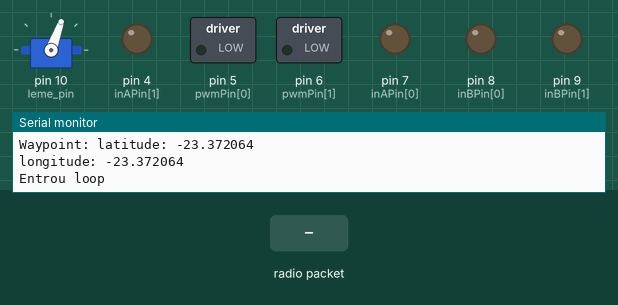
Bench run of a sketch on a simulated Arduino Uno, built with avr-gcc and run on an emulated ATmega328P. On the bench: servo, switched loads named in the sketch (green lamp = pin HIGH), output pins drawn as LEDs (lit = HIGH), the last lines printed to the serial monitor. Inputs (shaded band) come from the test bench. No radio packets arrive unless stated.

Above: at 2.2 s.
2.3 s: radio packet "E" arrives
At 3.2 s:
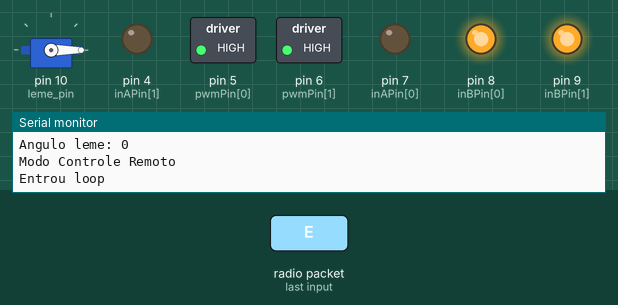
Timing chart, 0 to 5.3 s (numbered marks = the images above; inputs shaded):
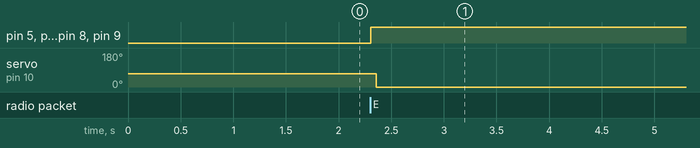

Measured:
- after the input at 2.3 s, pin 5 (pwmPin[0]), pin 6 (pwmPin[1]), pin 8 (inBPin[0]), pin 9 (inBPin[1]): LOW → HIGH at once; servo on pin 10 (leme_pin): 70° → 0° after 0.06 s

The sketch:

teste_transmissor2.ino
```cpp
//======================= Incluindo bilbiotecas ==============================//
#include <SPI.h>
#include <RF24.h>
#include <Wire.h>
#include <QMC5883LCompass.h>
#include <Filter.h>
#include <Servo.h>
#include <TinyGPS.h>
#include <SoftwareSerial.h>


//========================= Criando objetos =================================//
RF24 Radio(2, 3); // CE, CSN // Instancia/cria o objeto Radio para que possamos trabalhar com ele. Também temos que informar os pinos do Arduino conectados ao CE e ao CSN do NRF24L01.
QMC5883LCompass bussola;
Servo leme;
//SoftwareSerial serial1(5, 6); // RX, TX
TinyGPS gps1;

//==================== Nomeando as constantes ==============================//
#define NV_AGUA A1
#define leme_pin 10

//MONSTER MOTOR SHIELD
#define BRAKEVCC 0
#define CW  1
#define CCW 2
#define BRAKEGND 3

#define MOTOR_A 0
#define MOTOR_B 1
const uint8_t PWM_MAX = 255;
const uint8_t PWM_HALF = PWM_MAX / 2;
const int currentSensingThreshhold = 100;
const int inAPin[2] = {7, 4};
const int inBPin[2] = {8, 9};
const int pwmPin[2] = {5, 6};
const int enPin[2] = {0, 1};
const int csPin[2] = {2, 3};
const int statPin = 13;

//=================== Criando uma estrutura/pacote de dados para a transmissão e recepção de informação através de dois Pipes =======================//
struct EstruturaDadosTXRX //criar estruturas diferentes para cada modo de operação?
{
  float ang_bussola = 0.0;
  float ang_gps = 0; //sentido / 100
  float avg_lat = 0;
  float avg_lon = 0;
  float dist = 0; //distancia_entre
  float azimuth = 0; //curso
  float velocidade = 0;
  float vetor_nav = 0;
  char confirm = 'O';
  int srv_ang = 70;
  int analog_x = 0;
  int analog_y = 0;
  bool control_mode = false; //se control_mode = false == funcionando em modo autonomo
  int nivel_agua = 0;
};

typedef struct EstruturaDadosTXRX TipoDosDadosTXRX;
TipoDosDadosTXRX DadosTransmitidos;
TipoDosDadosTXRX DadosRecebidos;

//=================== Declaração de variáveis globáis =======================//
int i, leme_ang; //Variável para contagem
int x = 0, y = 0;
float rad, angulo, declinacao, waypoint_ang;

int tol_ang = 5; //tolerancia para manter o curso (até 5 graus ele continua reto)
int tol_dist = 2; //distancia em metros de tolerancia do waypoint
int centro_leme = 70;


//FILTRO
// 20 is the weight (20 => 20%)
// 0 is the initial value of the filter
//ExponentialFilter<float> FilteredLat(20, 0);
//ExponentialFilter<float> FilteredLon(20, 0);
//DECLINACAO
int declination_degs = 20;
float declination_mins = 19;
char declination_dir = 'W';
unsigned long millisLerGPS = millis();
unsigned long millisTx = millis();

//GPS
float latitude, longitude;
float average_lat;
float average_lon;
float velocidade;
unsigned long sentido;
float distancia_entre;
float curso; //course_to == azimuth
float vetor_nav;

int wp_number = 2; //numero total de waypoints
int wp_atual = 0; //numero do waypoint atual
double waypoints[2][2] = {
  {-23.372064, -49.513398},
  {-23.372064, -49.513398}
};

//=================== Declaração da variável global somente de leitura para armazenas os endereço de leitura e escrita =======================//
                    //Endereço: 0         1
const byte Enderecos[][6] = {"00001", "00002"}; //Criamos um vetor constante do tipo Byte que terá duas posições, pois precisamos de um endereço para escrever e outro para ler. Apesar do
//endereço ter somete 5 números, declaramos 6 para que o comppilador adicione o caracter null \0 automaticamente.

//====================== Funções =========================//
float SetDeclination( int declination_degs , int declination_mins, char declination_dir )
{
  float declination_offset_radians;
  // Convert declination to decimal degrees
  switch(declination_dir)
  {
    // North and East are positive
    case 'E':
      declination_offset_radians = ( declination_degs + (1/60 * declination_mins)) * (M_PI / 180);
      return(declination_offset_radians);

    // South and West are negative
    case 'W':
      declination_offset_radians =  0 - (( declination_degs + (1/60 * declination_mins) ) * (M_PI / 180));
      return(declination_offset_radians);
  }
}

float AdjustHeading(float heading, float declination_offset_radians)
{
  heading += declination_offset_radians;
  return heading;
}


//====================== Modo controle remoto ======================//
void Remoto(){
    delay(5);
    if (DadosRecebidos.confirm == 'k') {
      Serial.println("OK, dados recebidos");
    }
    else {
      Serial.println("Falha");
    }
    //apenas caso control_mode == true
    if (DadosRecebidos.analog_x < 500){ //ré
      //velocidade
      Serial.println("Ré");
      int aux_vel = map(DadosRecebidos.analog_x, 500, 0, 0, 255);
      motorGo(MOTOR_A, CCW, aux_vel);
      motorGo(MOTOR_B, CCW, aux_vel);
      delay(50);
    }
    else if (DadosRecebidos.analog_x > 510){ //FRENTE
      Serial.println("Frente");
      int aux_vel = map(DadosRecebidos.analog_x, 0, 500, 0, 255);
      motorGo(MOTOR_A, CW, aux_vel);
      motorGo(MOTOR_B, CW, aux_vel);
      delay(50);
    }
    else{
      Serial.println("Parado");
      motorOff(MOTOR_A);
      motorOff(MOTOR_B);
      delay(50);
    }
    //checa corrente
    if ((analogRead(csPin[0]) < currentSensingThreshhold) && (analogRead(csPin[1]) < currentSensingThreshhold))
    {
      Serial.println("Dentro do threshold de corrente");

    }
    else
    {
      Serial.println("Cuidado ai porra");
      //colocar state pra diminuir velocidade
    }
    leme.write(DadosRecebidos.analog_y);
    Serial.print("Angulo leme: ");
    Serial.println(DadosRecebidos.analog_y);
    delay(10);
}

//====================== Modo autonomo ======================//
/*
void Autonomo(){
    delay(5);
    Radio.stopListening();
    bool recebido = false;
    if ((millis() - millisLerGPS) < 2500){ //leitura do gps a cada 2,5 segundos
      millisLerGPS = millis();
      while (serial1.available()) {
        char cIn = serial1.read();
        recebido = (gps1.encode(cIn) || recebido);  //Verifica até receber o primeiro sinal dos satelites
      }
      if (recebido){

        unsigned long idadeInfo;
        gps1.f_get_position(&latitude, &longitude, &idadeInfo);
        if (latitude != TinyGPS::GPS_INVALID_F_ANGLE) {
          FilteredLat.Filter(latitude);
        }
        if (longitude != TinyGPS::GPS_INVALID_F_ANGLE) {
          FilteredLon.Filter(longitude);
        }
        average_lat = FilteredLat.Current();
        average_lon = FilteredLon.Current();

        velocidade = gps1.f_speed_kmph();   //km/h
        sentido = gps1.course();

        //haversine
        distancia_entre = gps1.distance_between(average_lat, average_lon, waypoints[wp_atual][0], waypoints[wp_atual][1]);

        //azimuth
        curso = gps1.course_to(average_lat, average_lon, waypoints[wp_atual][0], waypoints[wp_atual][1]);


        //BUSSOLA
        bussola.read(); //Obter o valor dos eixos X, Y e Z do Sensor
        x = bussola.getX();
        y = bussola.getY();
        rad = atan2(x, y);
        rad = AdjustHeading(rad, declinacao);
        angulo = rad*180/M_PI;
        //Ajuste do angulo entre 0 e 360 graus
        if(angulo < 0)
          angulo+=360;

        angulo = 360-angulo;

        vetor_nav = curso - angulo;

        if (vetor_nav < -(tol_ang)){ //angulo negativo= virar para a direita
          leme.write(170);
        }
        else if (vetor_nav > tol_ang){
          leme.write(0);
        }
        else{
          leme.write(centro_leme);
        }

        //checar se a distancia do waypoint é suficiente para ir para o próximo
        if(distancia_entre < tol_dist){ //passa para o próximo waypoint
          wp_atual++;
        }
        if (wp_atual > wp_number){//caso tenha terminado todos os waypoints

        }
      }
    }
    if ((millis() - millisTx) < 5000){ //delay para transmitir os dados para o controle
      millisTx = millis();
      DadosRecebidos.ang_bussola = angulo;
      DadosRecebidos.ang_gps = (sentido / 100);
      DadosRecebidos.avg_lat = average_lat;
      DadosRecebidos.avg_lon = average_lon;
      DadosRecebidos.dist = distancia_entre;
      DadosRecebidos.azimuth = curso;
      DadosRecebidos.velocidade = velocidade;
      DadosRecebidos.vetor_nav = vetor_nav;
      DadosRecebidos.confirm = 'k';
      DadosRecebidos.nivel_agua = analogRead(NV_AGUA);
      Radio.write(&DadosRecebidos, sizeof(TipoDosDadosTXRX));
      Serial.print("Latitude: ");
      Serial.println(latitude, 6);  //Mostra a latitude com a precisão de 6 dígitos decimais
      Serial.print("Longitude: ");
      Serial.println(longitude, 6);  //Mostra a longitude com a precisão de 6 dígitos decimais

      Serial.print("LATITUDE MÉDIA: ");
      Serial.println(average_lat, 6);
      Serial.print("LONGITUDE MÉDIA: ");
      Serial.println(average_lon, 6);

      Serial.print("Velocidade (km/h): ");
      Serial.println(velocidade, 2);

      Serial.print("Sentido (grau): ");
      Serial.println(float(sentido) / 100, 2);

      Serial.print("Distancia até Waypoint: ");
      Serial.println(distancia_entre, 2);
      Serial.print("Azimuth: ");
      Serial.println(curso);

      Serial.print("ANGULO AJUSTADO FINAL:");
      Serial.println(angulo);
      Serial.print("VIRAR: "); //angulo negativo= virar para a direita
      Serial.println(vetor_nav);
    }
}
*/

//====================================== METODOS MOTOR MONSTER SHIELD ==============================================//
void motorSetup()
{
  //pinMode(statPin, OUTPUT);

  // Initialize digital pins as outputs
  for (int i = 0; i < 2; i++)
  {
    pinMode(inAPin[i], OUTPUT);
    pinMode(inBPin[i], OUTPUT);
    pinMode(pwmPin[i], OUTPUT);
  }
  // Initialize with brake applied
  for (int i = 0; i < 2; i++)
  {
    digitalWrite(inAPin[i], LOW);
    digitalWrite(inBPin[i], LOW);
  }
}

void motorOff(uint8_t motor)
{
  // Initialize brake to Vcc
  for (int i = 0; i < 2; i++)
  {
    digitalWrite(inAPin[i], LOW);
    digitalWrite(inBPin[i], LOW);
  }
  analogWrite(pwmPin[motor], 0);
}
void motorGo(uint8_t motor, uint8_t mode, uint8_t speed)
{

  if (motor == MOTOR_A || motor == MOTOR_B)
  {
    switch (mode)
    {
    case BRAKEVCC: // Brake to VCC
      digitalWrite(inAPin[motor], HIGH);
      digitalWrite(inBPin[motor], HIGH);
      break;
    case CW: // Turn Clockwise
      digitalWrite(inAPin[motor], HIGH);
      digitalWrite(inBPin[motor], LOW);
      break;
    case CCW: // Turn Counter-Clockwise
      digitalWrite(inAPin[motor], LOW);
      digitalWrite(inBPin[motor], HIGH);
      break;
    case BRAKEGND: // Brake to GND
      digitalWrite(inAPin[motor], LOW);
      digitalWrite(inBPin[motor], LOW);
      break;

    default:
      // Invalid mode does not change the PWM signal
      return;
    }
    analogWrite(pwmPin[motor], speed);
  }
  return;
}


void setup() {
  motorSetup();
  //==================== Declaração de entradas e saídas ========================//
  pinMode(NV_AGUA, INPUT);

  //================== Configurações iniciais do NRF24L01 ======================//
  Radio.begin();// Inicia o transceptor NRF24L01
  Wire.begin();

  leme.attach(leme_pin);
  leme.write(70);

  bussola.init();
  bussola.setCalibration(-877, 851, -953, 893, -515, 1008);
  bussola.setSmoothing(4, true);
  declinacao = SetDeclination(declination_degs, declination_mins, declination_dir);

  Serial.begin(9600);
  //serial1.begin(9600);

  Radio.openWritingPipe(Enderecos[1]); // Informamos para o transceptor qual é o endereço de escrita Enderecos[1] ou 00002 e abrimos o Pipe/Tubo.
  Radio.openReadingPipe(1, Enderecos[0]); // Informamos para o transceptor qual é o endereço de leitura Enderecos[0] ou 00001 e abrimos o Pipe/Tubo. Esse primeiro parâmentro, o número 1,
  //define o número do Pipe. Podemos utilizar 6 Pipes, de 0 à 5.
  Radio.setPALevel(RF24_PA_MIN);// Muda o PA para potência máxima de transmissão. Para potência minima: RF24_PA_MIN Para potência média: RF24_PA_HIGH Para potência máxima (recomendado para o módulo com etapa amplificadora e antena): RF24_PA_MAX
  Radio.setDataRate(RF24_250KBPS); // Mudamos a taxa de trasnferência de dados para 250 Kbps, isso melhora a distância na transmissão.
  delay(1000);
  Serial.print("Waypoint: ");
  Serial.print("latitude: ");
  Serial.println(waypoints[0][0], 6);
  Serial.print("longitude: ");
  Serial.println(waypoints[1][0], 6);
}


void loop() {
  delay(5);
  Serial.println("Entrou loop");
  Radio.startListening(); //escuta as informações do radio (necessário para pegar o modo de operação)
  while (!Radio.available()); //Fica em looping até receber a informação.
  Radio.read(&DadosRecebidos, sizeof(TipoDosDadosTXRX));

  Serial.println(DadosRecebidos.control_mode);

  switch (DadosRecebidos.control_mode){
    case false:
      Remoto();
      Serial.println("Modo Controle Remoto");
      break;
    case true:
      //Autonomo();
      break;
  }
}
```
